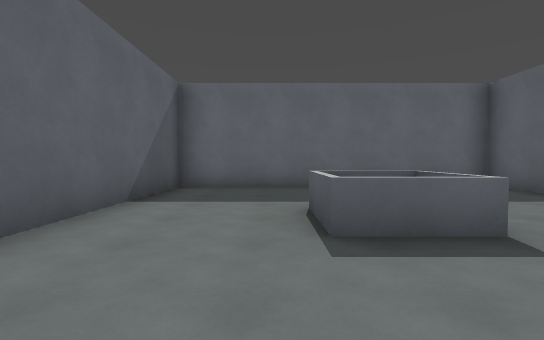
[1] (above)

16 first-person views from a walk through a 3-D level made in the Godot game engine. The camera is 1.3 m above the floor, tilts 2° down and sees 85° across. Doors that lead somewhere are drawn open, without their leaves. The floor is counted in squares, 2 m on a side. Each view is taken from the middle of a square. On the plan, view 1 faces up. The plan holds only what a view shows up to about 9 squares ahead; the rest is blank. The place goes on beyond the plan. Surface patterns are stand-ins for the level's own textures.

[2]
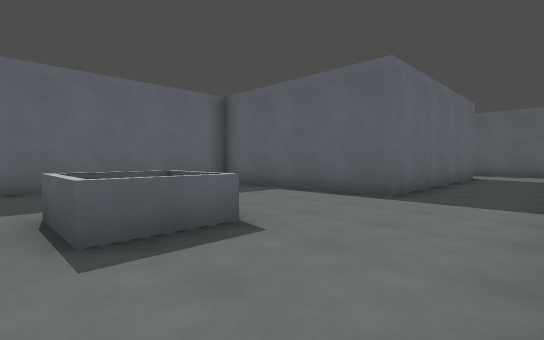

[3]
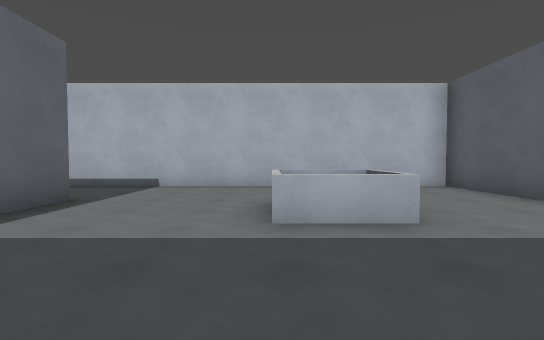

[4]
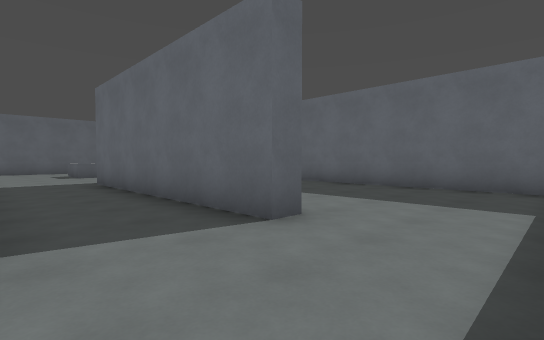

[5]
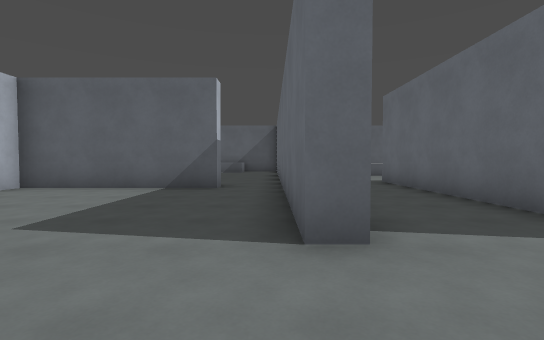

[6]
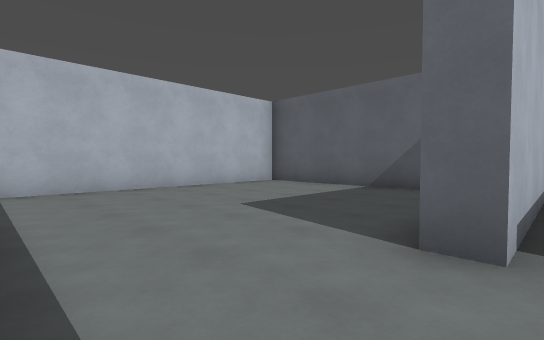

[7]
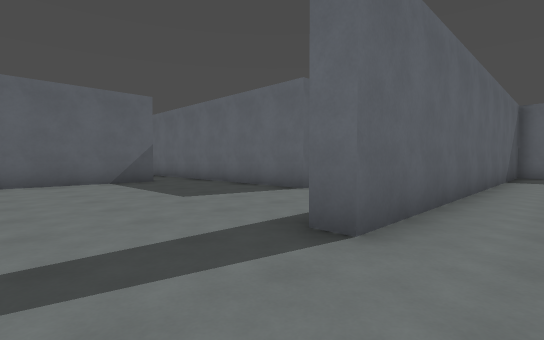

[8]
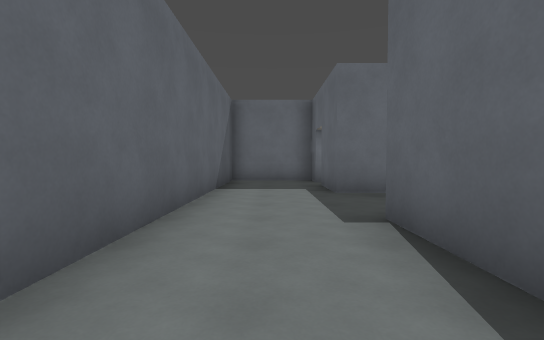

[9]
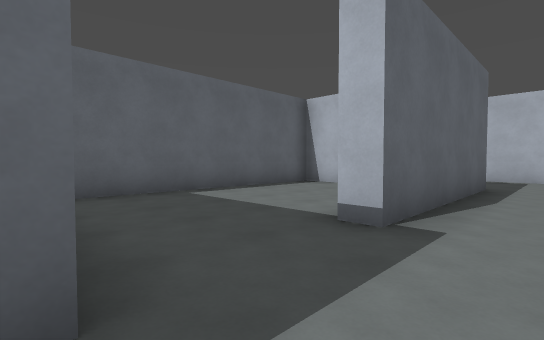

[10]
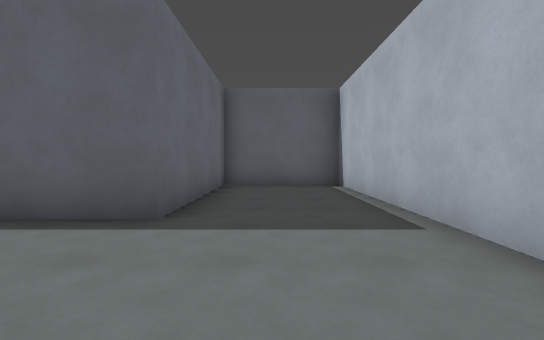

[11]
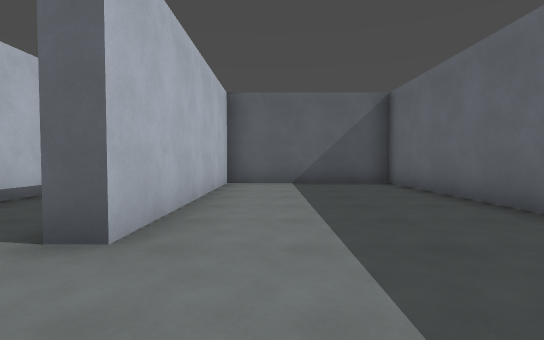

[12]
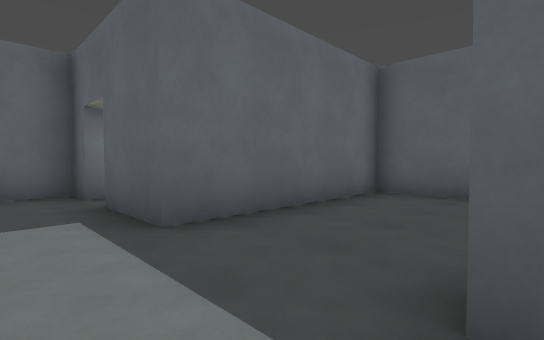

[13]
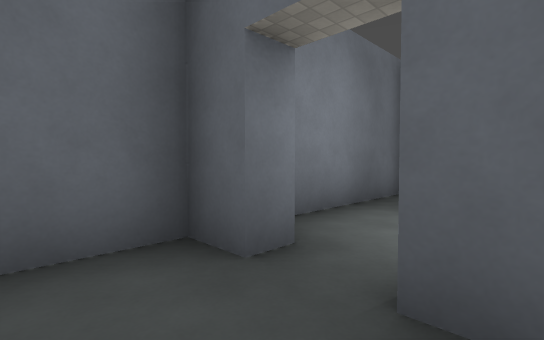

[14]
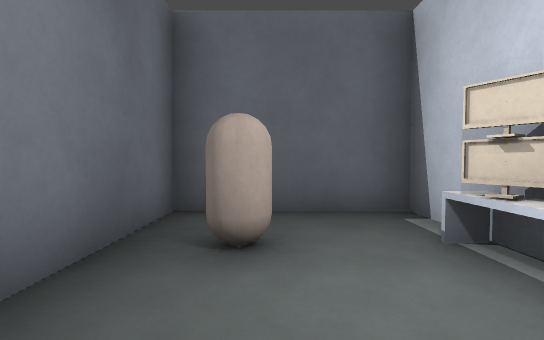

[15]
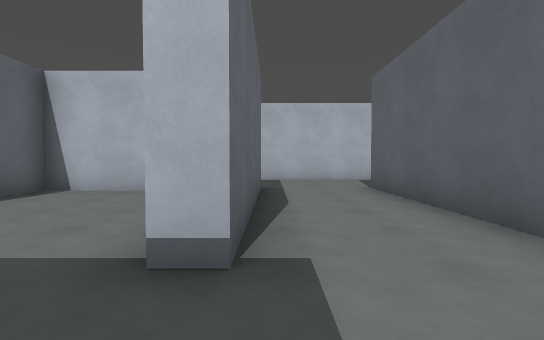

[16]
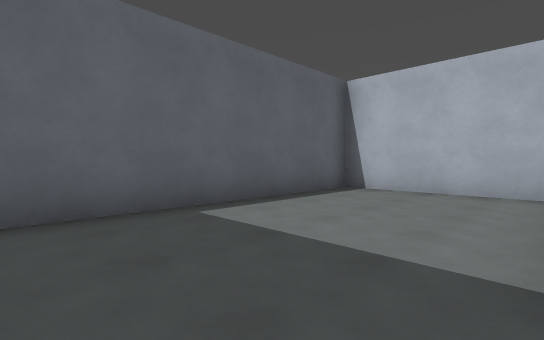

### Floor plan
Ten units are one square. View 1 is at (0, 0); x grows to the right and y downward. Boxes are objects, and circles mark ways between rooms. Rooms are numbered by the first view taken in them; rooms with no view inside come last. Other rooms are left out.
<svg viewBox="-27 -77 249 150">
<path fill="none" stroke="#000" d="M53 -23 53 -72 -22 -72 -22 2 45 2M20 -37 6 -37 6 -28 19 -28 19 -40M21 -25 5 -25 5 -40 20 -40M173 -44 173 -55M182 33 217 33 217 -37 194 -37M68 22 73 22 73 68 138 68M148 -70 148 38 142 38M138 -72 58 -72 58 -28 117 -28 117 -23 53 -23M159 68 217 68 217 38 173 38 173 -12 178 -12M178 -65 173 -65M45 2 117 2 117 7 59 7M203 -42 203 -48M199 -42 217 -42 217 -72 186 -72M194 -46 204 -46"/>
<rect x="195" y="-65" width="10" height="10" fill="#bbb"><title>other object</title></rect>
<circle cx="55" cy="-5" r="3" fill="#2a7"/>
<circle cx="165" cy="-65" r="3" fill="#2a7"/>
<text x="10" y="-40">1</text>
<text x="130" y="0">2</text>
<text x="200" y="-60">3</text>
</svg>
Room 1 opens to room 2. Room 2 opens to room 3.

Where each view was taken, in squares from view 1:
view 1: 0 up, 0 right, facing up
view 2: 0 up, 0 right, facing up-right
view 3: 7 up, 2 right, facing down
view 4: 0 up, 14 right, facing up-left
view 5: 1 down, 14 right, facing left
view 6: 0 up, 14 right, facing down-left
view 7: 6 down, 16 right, facing up-left
view 8: 2 down, 16 right, facing up
view 9: 4 up, 16 right, facing down-right
view 10: 5 down, 14 right, facing right
view 11: 4 up, 14 right, facing left
view 12: 1 up, 16 right, facing up-right
view 13: 5 up, 16 right, facing up-right
view 14: 6 up, 18 right, facing right
view 15: 3 up, 17 right, facing down
view 16: 3 up, 18 right, facing down-right
